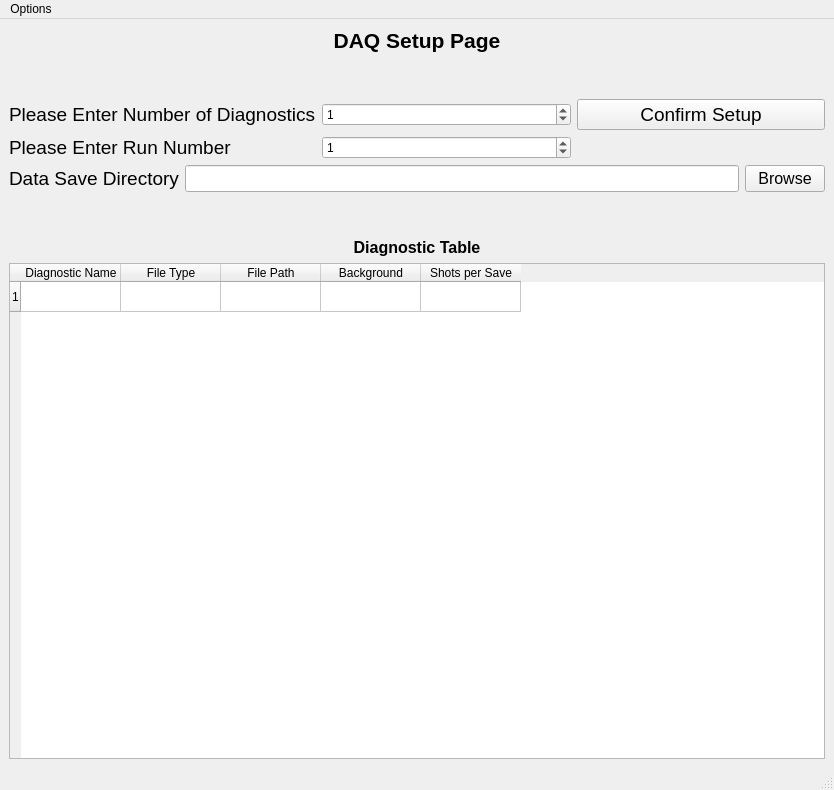
<?xml version="1.0" encoding="UTF-8"?>
<ui version="4.0">
 <class>MainWindow</class>
 <widget class="QMainWindow" name="MainWindow">
  <property name="geometry">
   <rect>
    <x>0</x>
    <y>0</y>
    <width>834</width>
    <height>790</height>
   </rect>
  </property>
  <property name="windowTitle">
   <string>MainWindow</string>
  </property>
  <widget class="QWidget" name="centralwidget">
   <layout class="QVBoxLayout" name="verticalLayout_2">
    <item>
     <layout class="QVBoxLayout" name="verticalLayout_4">
      <item>
       <widget class="QLabel" name="label_3">
        <property name="enabled">
         <bool>true</bool>
        </property>
        <property name="font">
         <font>
          <pointsize>16</pointsize>
          <weight>75</weight>
          <bold>true</bold>
         </font>
        </property>
        <property name="text">
         <string>DAQ Setup Page</string>
        </property>
        <property name="alignment">
         <set>Qt::AlignCenter</set>
        </property>
       </widget>
      </item>
      <item>
       <spacer name="verticalSpacer_2">
        <property name="orientation">
         <enum>Qt::Vertical</enum>
        </property>
        <property name="sizeType">
         <enum>QSizePolicy::Fixed</enum>
        </property>
        <property name="sizeHint" stdset="0">
         <size>
          <width>20</width>
          <height>40</height>
         </size>
        </property>
       </spacer>
      </item>
      <item>
       <layout class="QHBoxLayout" name="horizontalLayout_3">
        <item>
         <layout class="QGridLayout" name="gridLayout_2">
          <item row="1" column="0">
           <widget class="QLabel" name="label_2">
            <property name="font">
             <font>
              <pointsize>14</pointsize>
             </font>
            </property>
            <property name="text">
             <string>Please Enter Run Number</string>
            </property>
           </widget>
          </item>
          <item row="0" column="1">
           <widget class="QSpinBox" name="numberDiagnostics">
            <property name="value">
             <number>1</number>
            </property>
           </widget>
          </item>
          <item row="1" column="1">
           <widget class="QSpinBox" name="runNumber">
            <property name="value">
             <number>1</number>
            </property>
           </widget>
          </item>
          <item row="0" column="0">
           <widget class="QLabel" name="label">
            <property name="font">
             <font>
              <pointsize>14</pointsize>
             </font>
            </property>
            <property name="text">
             <string>Please Enter Number of Diagnostics</string>
            </property>
           </widget>
          </item>
          <item row="0" column="2">
           <widget class="QPushButton" name="confirmSetup">
            <property name="font">
             <font>
              <pointsize>14</pointsize>
              <weight>50</weight>
              <bold>false</bold>
             </font>
            </property>
            <property name="text">
             <string>Confirm Setup</string>
            </property>
           </widget>
          </item>
         </layout>
        </item>
       </layout>
      </item>
      <item>
       <layout class="QHBoxLayout" name="horizontalLayout_2">
        <item>
         <widget class="QLabel" name="label_5">
          <property name="font">
           <font>
            <pointsize>14</pointsize>
           </font>
          </property>
          <property name="text">
           <string>Data Save Directory</string>
          </property>
         </widget>
        </item>
        <item>
         <widget class="QLineEdit" name="saveDir">
          <property name="font">
           <font>
            <pointsize>12</pointsize>
           </font>
          </property>
         </widget>
        </item>
        <item>
         <widget class="QPushButton" name="browse">
          <property name="font">
           <font>
            <pointsize>12</pointsize>
           </font>
          </property>
          <property name="text">
           <string>Browse</string>
          </property>
         </widget>
        </item>
       </layout>
      </item>
      <item>
       <spacer name="verticalSpacer">
        <property name="orientation">
         <enum>Qt::Vertical</enum>
        </property>
        <property name="sizeType">
         <enum>QSizePolicy::Fixed</enum>
        </property>
        <property name="sizeHint" stdset="0">
         <size>
          <width>20</width>
          <height>40</height>
         </size>
        </property>
       </spacer>
      </item>
      <item>
       <widget class="QLabel" name="label_4">
        <property name="font">
         <font>
          <pointsize>12</pointsize>
          <weight>75</weight>
          <bold>true</bold>
         </font>
        </property>
        <property name="text">
         <string>Diagnostic Table</string>
        </property>
        <property name="alignment">
         <set>Qt::AlignCenter</set>
        </property>
       </widget>
      </item>
      <item>
       <widget class="QTableWidget" name="diagnosticTable">
        <property name="rowCount">
         <number>1</number>
        </property>
        <property name="columnCount">
         <number>5</number>
        </property>
        <row/>
        <column>
         <property name="text">
          <string>Diagnostic Name</string>
         </property>
        </column>
        <column>
         <property name="text">
          <string>File Type</string>
         </property>
        </column>
        <column>
         <property name="text">
          <string>File Path</string>
         </property>
        </column>
        <column>
         <property name="text">
          <string>Background</string>
         </property>
        </column>
        <column>
         <property name="text">
          <string>Shots per Save</string>
         </property>
        </column>
       </widget>
      </item>
     </layout>
    </item>
   </layout>
  </widget>
  <widget class="QMenuBar" name="menubar">
   <property name="geometry">
    <rect>
     <x>0</x>
     <y>0</y>
     <width>834</width>
     <height>31</height>
    </rect>
   </property>
   <widget class="QMenu" name="menuOption">
    <property name="title">
     <string>Options</string>
    </property>
    <addaction name="saveDefaultValuesAction"/>
    <addaction name="exitAction"/>
   </widget>
   <addaction name="menuOption"/>
  </widget>
  <widget class="QStatusBar" name="statusbar"/>
  <action name="saveDefaultValuesAction">
   <property name="text">
    <string>Save Default Values</string>
   </property>
  </action>
  <action name="exitAction">
   <property name="text">
    <string>Exit</string>
   </property>
  </action>
 </widget>
 <resources/>
 <connections/>
</ui>
